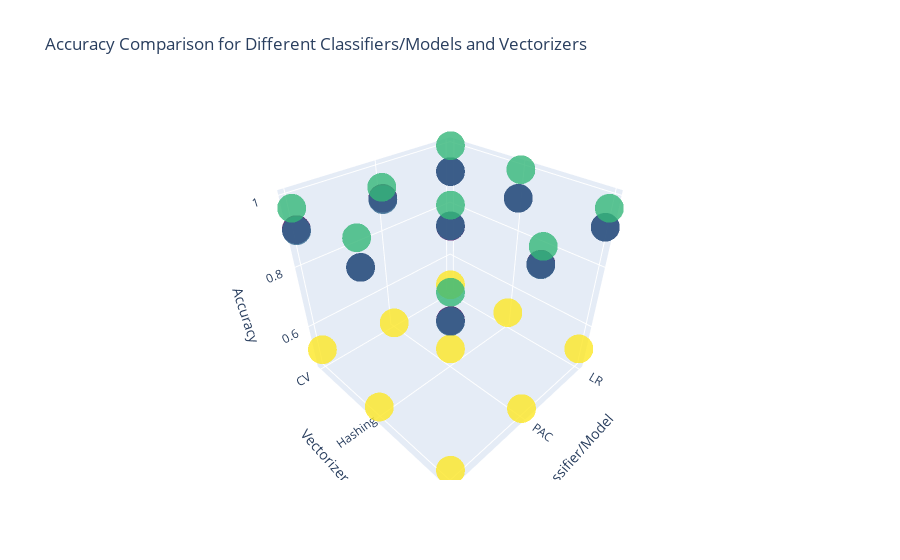

Source (notebook cell):
### Code cell
# Create a scatter plot
import plotly.graph_objects as go
fig = go.Figure(data=go.Scatter3d(
    x=unique_results['Classifier'].map(classifier_names),
    y=unique_results['Vectorizer'].map(vectorizer_names),
    z=unique_results['Accuracy'],
    mode='markers',
    marker=dict(
        size=10,
        color=unique_results['Dataset'].map(dataset_labels),
        colorscale='Viridis',
        opacity=0.8
    )
))

# Set axis labels
fig.update_layout(scene=dict(
    xaxis=dict(title='Classifier/Model'),
    yaxis=dict(title='Vectorizer'),
    zaxis=dict(title='Accuracy'),
))

# Add labels to data points
fig.update_layout(scene=dict(
    annotations=[
        dict(
            x=unique_results['Classifier'].map(classifier_names)[i],
            y=unique_results['Vectorizer'].map(vectorizer_names)[i],
            z=unique_results['Accuracy'][i],
            text="",
            showarrow=False,
            font=dict(size=12),
            xanchor='center',
            yanchor='bottom'
        ) for i in range(len(unique_results))
    ]
))

# Set plot title
fig.update_layout(title='Accuracy Comparison for Different Classifiers/Models and Vectorizers')

# Show the plot
fig.show()
import seaborn as sns 

# Get unique dataset names
dataset_names = results_df['Dataset'].unique()

# Iterate over dataset names
for dataset_name in dataset_names:
    # Filter results for the current dataset
    dataset_results = results_df[results_df['Dataset'] == dataset_name]

    # Pivot the dataset results
    pivot_table = dataset_results.pivot_table(index='Vectorizer', columns='Classifier', values='Accuracy')

    # Create a heatmap
    plt.figure(figsize=(10, 8))
    sns.heatmap(pivot_table, annot=True, cmap='YlGnBu')
    plt.title(f'Accuracy Comparison: Vectorizer vs Classifier ({dataset_name})')
    plt.xlabel('Classifier')
    plt.ylabel('Vectorizer')
    plt.show()
import pandas as pd

# Convert the results to a DataFrame
results_df = pd.DataFrame(results, columns=['Vectorizer', 'Classifier', 'Model', 'Dataset', 'Accuracy'])

# Group the results by 'Dataset' and find the row with the maximum accuracy for each group
best_results = results_df.groupby('Dataset')['Accuracy'].idxmax()
best_combinations = results_df.loc[best_results]

# Display the best accuracy combinations for each dataset using the head() method
best_combinations_head = best_combinations.head()
best_combinations_head.head()

### Figure 1 — Plotly figure (JSON) as saved in the notebook; plotly's stock layout.template omitted (floating-point values rounded to 4 significant figures)
{"data": [{"marker": {"color": [0, 1, 2, 3, 0, 1, 2, 3, 0, 1, 2, 3, 0, 1, 2, 3, 0, 1, 2, 3, 0, 1, 2, 3, 0, 1, 2, 3, 0, 1, 2, 3, 0, 1, 2, 3], "colorscale": [[0, "#440154"], [0.1111, "#482878"], [0.2222, "#3e4989"], [0.3333, "#31688e"], [0.4444, "#26828e"], [0.5556, "#1f9e89"], [0.6667, "#35b779"], [0.7778, "#6ece58"], [0.8889, "#b5de2b"], [1, "#fde725"]], "opacity": 0.8, "size": 10}, "mode": "markers", "type": "scatter3d", "x": ["LR", "LR", "LR", "LR", "PAC", "PAC", "PAC", "PAC", "SGD", "SGD", "SGD", "SGD", "LR", "LR", "LR", "LR", "PAC", "PAC", "PAC", "PAC", "SGD", "SGD", "SGD", "SGD", "LR", "LR", "LR", "LR", "PAC", "PAC", "PAC", "PAC", "SGD", "SGD", "SGD", "SGD"], "y": ["CV", "CV", "CV", "CV", "CV", "CV", "CV", "CV", "CV", "CV", "CV", "CV", "Hashing", "Hashing", "Hashing", "Hashing", "Hashing", "Hashing", "Hashing", "Hashing", "Hashing", "Hashing", "Hashing", "Hashing", "TF-IDF", "TF-IDF", "TF-IDF", "TF-IDF", "TF-IDF", "TF-IDF", "TF-IDF", "TF-IDF", "TF-IDF", "TF-IDF", "TF-IDF", "TF-IDF"], "z": [0.9148, 0.9148, 0.996, 0.4845, 0.9088, 0.9053, 0.9418, 0.4596, 0.9108, 0.9077, 0.9679, 0.5124, 0.9092, 0.9092, 0.992, 0.5031, 0.9199, 0.9211, 0.9759, 0.5155, 0.9211, 0.9211, 0.992, 0.4814, 0.9171, 0.9171, 0.9679, 0.5155, 0.929, 0.9278, 0.9719, 0.4752, 0.9305, 0.929, 0.992, 0.4845]}], "layout": {"scene": {"annotations": [{"font": {"size": 12}, "showarrow": false, "text": "", "x": "LR", "xanchor": "center", "y": "CV", "yanchor": "bottom", "z": 0.9148}, {"font": {"size": 12}, "showarrow": false, "text": "", "x": "LR", "xanchor": "center", "y": "CV", "yanchor": "bottom", "z": 0.9148}, {"font": {"size": 12}, "showarrow": false, "text": "", "x": "LR", "xanchor": "center", "y": "CV", "yanchor": "bottom", "z": 0.996}, {"font": {"size": 12}, "showarrow": false, "text": "", "x": "LR", "xanchor": "center", "y": "CV", "yanchor": "bottom", "z": 0.4845}, {"font": {"size": 12}, "showarrow": false, "text": "", "x": "PAC", "xanchor": "center", "y": "CV", "yanchor": "bottom", "z": 0.9088}, {"font": {"size": 12}, "showarrow": false, "text": "", "x": "PAC", "xanchor": "center", "y": "CV", "yanchor": "bottom", "z": 0.9053}, {"font": {"size": 12}, "showarrow": false, "text": "", "x": "PAC", "xanchor": "center", "y": "CV", "yanchor": "bottom", "z": 0.9418}, {"font": {"size": 12}, "showarrow": false, "text": "", "x": "PAC", "xanchor": "center", "y": "CV", "yanchor": "bottom", "z": 0.4596}, {"font": {"size": 12}, "showarrow": false, "text": "", "x": "SGD", "xanchor": "center", "y": "CV", "yanchor": "bottom", "z": 0.9108}, {"font": {"size": 12}, "showarrow": false, "text": "", "x": "SGD", "xanchor": "center", "y": "CV", "yanchor": "bottom", "z": 0.9077}, {"font": {"size": 12}, "showarrow": false, "text": "", "x": "SGD", "xanchor": "center", "y": "CV", "yanchor": "bottom", "z": 0.9679}, {"font": {"size": 12}, "showarrow": false, "text": "", "x": "SGD", "xanchor": "center", "y": "CV", "yanchor": "bottom", "z": 0.5124}, {"font": {"size": 12}, "showarrow": false, "text": "", "x": "LR", "xanchor": "center", "y": "Hashing", "yanchor": "bottom", "z": 0.9092}, {"font": {"size": 12}, "showarrow": false, "text": "", "x": "LR", "xanchor": "center", "y": "Hashing", "yanchor": "bottom", "z": 0.9092}, {"font": {"size": 12}, "showarrow": false, "text": "", "x": "LR", "xanchor": "center", "y": "Hashing", "yanchor": "bottom", "z": 0.992}, {"font": {"size": 12}, "showarrow": false, "text": "", "x": "LR", "xanchor": "center", "y": "Hashing", "yanchor": "bottom", "z": 0.5031}, {"font": {"size": 12}, "showarrow": false, "text": "", "x": "PAC", "xanchor": "center", "y": "Hashing", "yanchor": "bottom", "z": 0.9199}, {"font": {"size": 12}, "showarrow": false, "text": "", "x": "PAC", "xanchor": "center", "y": "Hashing", "yanchor": "bottom", "z": 0.9211}, {"font": {"size": 12}, "showarrow": false, "text": "", "x": "PAC", "xanchor": "center", "y": "Hashing", "yanchor": "bottom", "z": 0.9759}, {"font": {"size": 12}, "showarrow": false, "text": "", "x": "PAC", "xanchor": "center", "y": "Hashing", "yanchor": "bottom", "z": 0.5155}, {"font": {"size": 12}, "showarrow": false, "text": "", "x": "SGD", "xanchor": "center", "y": "Hashing", "yanchor": "bottom", "z": 0.9211}, {"font": {"size": 12}, "showarrow": false, "text": "", "x": "SGD", "xanchor": "center", "y": "Hashing", "yanchor": "bottom", "z": 0.9211}, {"font": {"size": 12}, "showarrow": false, "text": "", "x": "SGD", "xanchor": "center", "y": "Hashing", "yanchor": "bottom", "z": 0.992}, {"font": {"size": 12}, "showarrow": false, "text": "", "x": "SGD", "xanchor": "center", "y": "Hashing", "yanchor": "bottom", "z": 0.4814}, {"font": {"size": 12}, "showarrow": false, "text": "", "x": "LR", "xanchor": "center", "y": "TF-IDF", "yanchor": "bottom", "z": 0.9171}, {"font": {"size": 12}, "showarrow": false, "text": "", "x": "LR", "xanchor": "center", "y": "TF-IDF", "yanchor": "bottom", "z": 0.9171}, {"font": {"size": 12}, "showarrow": false, "text": "", "x": "LR", "xanchor": "center", "y": "TF-IDF", "yanchor": "bottom", "z": 0.9679}, {"font": {"size": 12}, "showarrow": false, "text": "", "x": "LR", "xanchor": "center", "y": "TF-IDF", "yanchor": "bottom", "z": 0.5155}, {"font": {"size": 12}, "showarrow": false, "text": "", "x": "PAC", "xanchor": "center", "y": "TF-IDF", "yanchor": "bottom", "z": 0.929}, {"font": {"size": 12}, "showarrow": false, "text": "", "x": "PAC", "xanchor": "center", "y": "TF-IDF", "yanchor": "bottom", "z": 0.9278}, {"font": {"size": 12}, "showarrow": false, "text": "", "x": "PAC", "xanchor": "center", "y": "TF-IDF", "yanchor": "bottom", "z": 0.9719}, {"font": {"size": 12}, "showarrow": false, "text": "", "x": "PAC", "xanchor": "center", "y": "TF-IDF", "yanchor": "bottom", "z": 0.4752}, {"font": {"size": 12}, "showarrow": false, "text": "", "x": "SGD", "xanchor": "center", "y": "TF-IDF", "yanchor": "bottom", "z": 0.9305}, {"font": {"size": 12}, "showarrow": false, "text": "", "x": "SGD", "xanchor": "center", "y": "TF-IDF", "yanchor": "bottom", "z": 0.929}, {"font": {"size": 12}, "showarrow": false, "text": "", "x": "SGD", "xanchor": "center", "y": "TF-IDF", "yanchor": "bottom", "z": 0.992}, {"font": {"size": 12}, "showarrow": false, "text": "", "x": "SGD", "xanchor": "center", "y": "TF-IDF", "yanchor": "bottom", "z": 0.4845}], "xaxis": {"title": {"text": "Classifier/Model"}}, "yaxis": {"title": {"text": "Vectorizer"}}, "zaxis": {"title": {"text": "Accuracy"}}}, "title": {"text": "Accuracy Comparison for Different Classifiers/Models and Vectorizers"}}}
